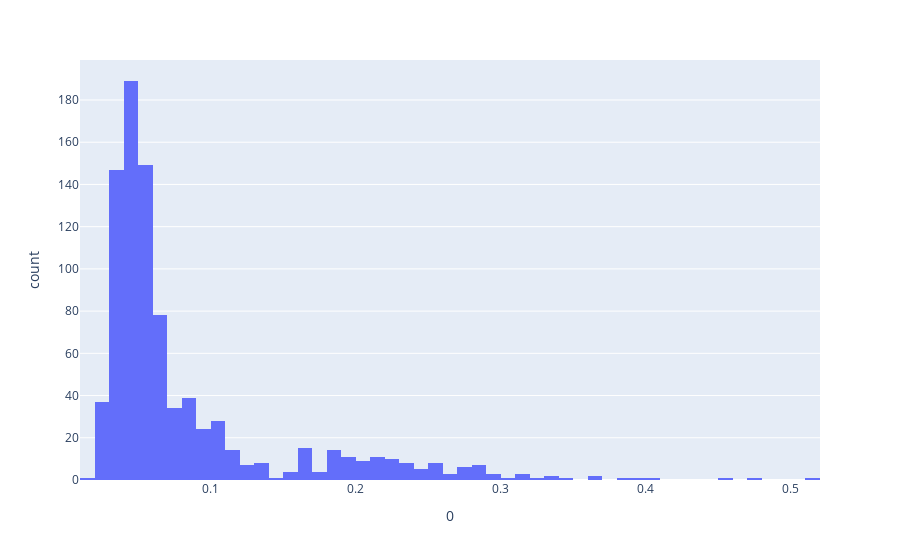

The code cell stored with this chart in its notebook:
### Code cell
px.histogram(pd.DataFrame(y_pred_test), x=0)

### Figure 1 — Plotly figure (JSON) as saved in the notebook; plotly's stock layout.template omitted (floating-point values rounded to 4 significant figures; data arrays with more than 128 entries replaced by an {"elided": "..."} marker saying what was removed)
{"data": [{"alignmentgroup": "True", "bingroup": "x", "hovertemplate": "0=%{x}<br>count=%{y}<extra></extra>", "legendgroup": "", "marker": {"color": "#636efa"}, "name": "", "offsetgroup": "", "orientation": "v", "showlegend": false, "type": "histogram", "x": {"elided": "890 float values"}, "xaxis": "x", "yaxis": "y"}], "layout": {"barmode": "relative", "legend": {"tracegroupgap": 0}, "margin": {"t": 60}, "xaxis": {"anchor": "y", "domain": [0, 1], "title": {"text": "0"}}, "yaxis": {"anchor": "x", "domain": [0, 1], "title": {"text": "count"}}}}
